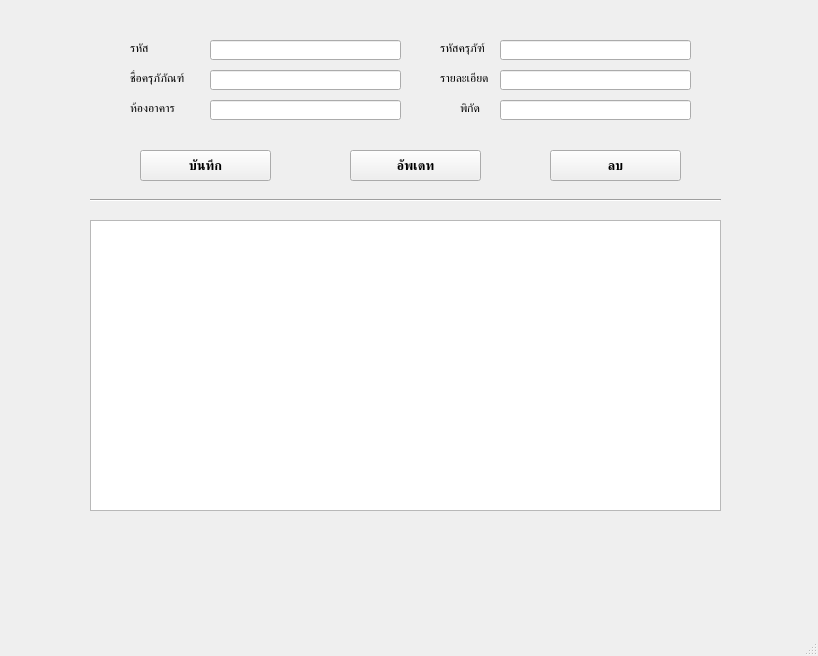
<?xml version="1.0" encoding="UTF-8"?>
<ui version="4.0">
 <class>MainWindow</class>
 <widget class="QMainWindow" name="MainWindow">
  <property name="geometry">
   <rect>
    <x>0</x>
    <y>0</y>
    <width>818</width>
    <height>656</height>
   </rect>
  </property>
  <property name="font">
   <font>
    <family>Prompt</family>
   </font>
  </property>
  <property name="windowTitle">
   <string>MainWindow</string>
  </property>
  <widget class="QWidget" name="centralwidget">
   <widget class="QLabel" name="label">
    <property name="geometry">
     <rect>
      <x>130</x>
      <y>40</y>
      <width>81</width>
      <height>16</height>
     </rect>
    </property>
    <property name="font">
     <font>
      <family>Prompt</family>
     </font>
    </property>
    <property name="text">
     <string>รหัส</string>
    </property>
   </widget>
   <widget class="QLabel" name="label_2">
    <property name="geometry">
     <rect>
      <x>440</x>
      <y>40</y>
      <width>81</width>
      <height>16</height>
     </rect>
    </property>
    <property name="font">
     <font>
      <family>Prompt</family>
     </font>
    </property>
    <property name="text">
     <string>รหัสครุภัฑ์</string>
    </property>
   </widget>
   <widget class="QLabel" name="label_3">
    <property name="geometry">
     <rect>
      <x>130</x>
      <y>70</y>
      <width>81</width>
      <height>16</height>
     </rect>
    </property>
    <property name="font">
     <font>
      <family>Prompt</family>
     </font>
    </property>
    <property name="text">
     <string>ชื่อครุภัภัณฑ์</string>
    </property>
   </widget>
   <widget class="QLabel" name="label_4">
    <property name="geometry">
     <rect>
      <x>440</x>
      <y>70</y>
      <width>81</width>
      <height>16</height>
     </rect>
    </property>
    <property name="font">
     <font>
      <family>Prompt</family>
     </font>
    </property>
    <property name="text">
     <string>รายละเอียด</string>
    </property>
   </widget>
   <widget class="QPushButton" name="pushButton">
    <property name="geometry">
     <rect>
      <x>140</x>
      <y>150</y>
      <width>131</width>
      <height>31</height>
     </rect>
    </property>
    <property name="font">
     <font>
      <family>Prompt</family>
      <pointsize>10</pointsize>
      <weight>75</weight>
      <bold>true</bold>
     </font>
    </property>
    <property name="text">
     <string>บันทึก</string>
    </property>
   </widget>
   <widget class="QLineEdit" name="lineEdit">
    <property name="geometry">
     <rect>
      <x>210</x>
      <y>40</y>
      <width>191</width>
      <height>20</height>
     </rect>
    </property>
   </widget>
   <widget class="QLineEdit" name="lineEdit_2">
    <property name="geometry">
     <rect>
      <x>500</x>
      <y>40</y>
      <width>191</width>
      <height>20</height>
     </rect>
    </property>
   </widget>
   <widget class="QLineEdit" name="lineEdit_3">
    <property name="geometry">
     <rect>
      <x>210</x>
      <y>70</y>
      <width>191</width>
      <height>20</height>
     </rect>
    </property>
   </widget>
   <widget class="QLineEdit" name="lineEdit_4">
    <property name="geometry">
     <rect>
      <x>500</x>
      <y>70</y>
      <width>191</width>
      <height>20</height>
     </rect>
    </property>
   </widget>
   <widget class="QTableWidget" name="tableWidget">
    <property name="geometry">
     <rect>
      <x>90</x>
      <y>220</y>
      <width>631</width>
      <height>291</height>
     </rect>
    </property>
   </widget>
   <widget class="Line" name="line">
    <property name="geometry">
     <rect>
      <x>90</x>
      <y>190</y>
      <width>631</width>
      <height>20</height>
     </rect>
    </property>
    <property name="orientation">
     <enum>Qt::Horizontal</enum>
    </property>
   </widget>
   <widget class="QPushButton" name="btn_edit">
    <property name="geometry">
     <rect>
      <x>350</x>
      <y>150</y>
      <width>131</width>
      <height>31</height>
     </rect>
    </property>
    <property name="font">
     <font>
      <family>Prompt</family>
      <pointsize>10</pointsize>
      <weight>75</weight>
      <bold>true</bold>
     </font>
    </property>
    <property name="text">
     <string>อัพเดท</string>
    </property>
   </widget>
   <widget class="QPushButton" name="btn_delete">
    <property name="geometry">
     <rect>
      <x>550</x>
      <y>150</y>
      <width>131</width>
      <height>31</height>
     </rect>
    </property>
    <property name="font">
     <font>
      <family>Prompt</family>
      <pointsize>10</pointsize>
      <weight>75</weight>
      <bold>true</bold>
     </font>
    </property>
    <property name="text">
     <string>ลบ</string>
    </property>
   </widget>
   <widget class="QLabel" name="label_5">
    <property name="geometry">
     <rect>
      <x>130</x>
      <y>100</y>
      <width>81</width>
      <height>16</height>
     </rect>
    </property>
    <property name="font">
     <font>
      <family>Prompt</family>
     </font>
    </property>
    <property name="text">
     <string>ห้องอาคาร</string>
    </property>
   </widget>
   <widget class="QLineEdit" name="lineEdit_5">
    <property name="geometry">
     <rect>
      <x>210</x>
      <y>100</y>
      <width>191</width>
      <height>20</height>
     </rect>
    </property>
   </widget>
   <widget class="QLineEdit" name="lineEdit_6">
    <property name="geometry">
     <rect>
      <x>500</x>
      <y>100</y>
      <width>191</width>
      <height>20</height>
     </rect>
    </property>
   </widget>
   <widget class="QLabel" name="label_6">
    <property name="geometry">
     <rect>
      <x>460</x>
      <y>100</y>
      <width>31</width>
      <height>16</height>
     </rect>
    </property>
    <property name="font">
     <font>
      <family>Prompt</family>
     </font>
    </property>
    <property name="text">
     <string>พิกัด</string>
    </property>
   </widget>
  </widget>
  <widget class="QMenuBar" name="menubar">
   <property name="geometry">
    <rect>
     <x>0</x>
     <y>0</y>
     <width>818</width>
     <height>21</height>
    </rect>
   </property>
  </widget>
  <widget class="QStatusBar" name="statusbar"/>
 </widget>
 <resources/>
 <connections/>
</ui>
